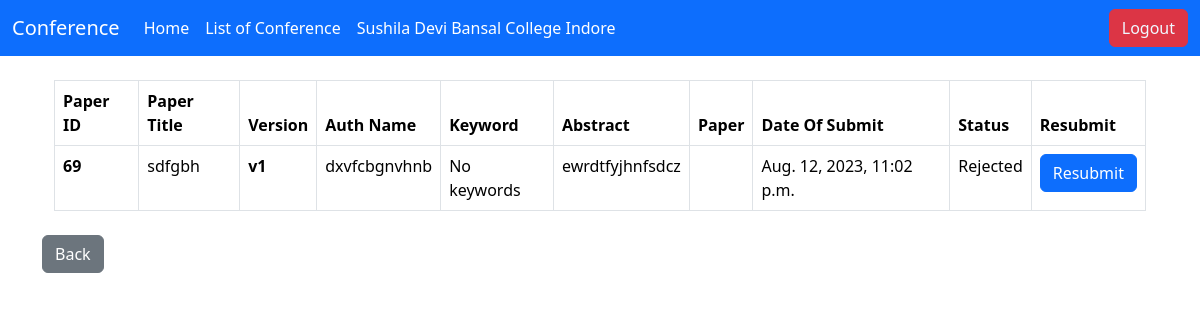
/singup/success/list-of-Papers/4/ (signed in), run on an earlier commit of the app's database.
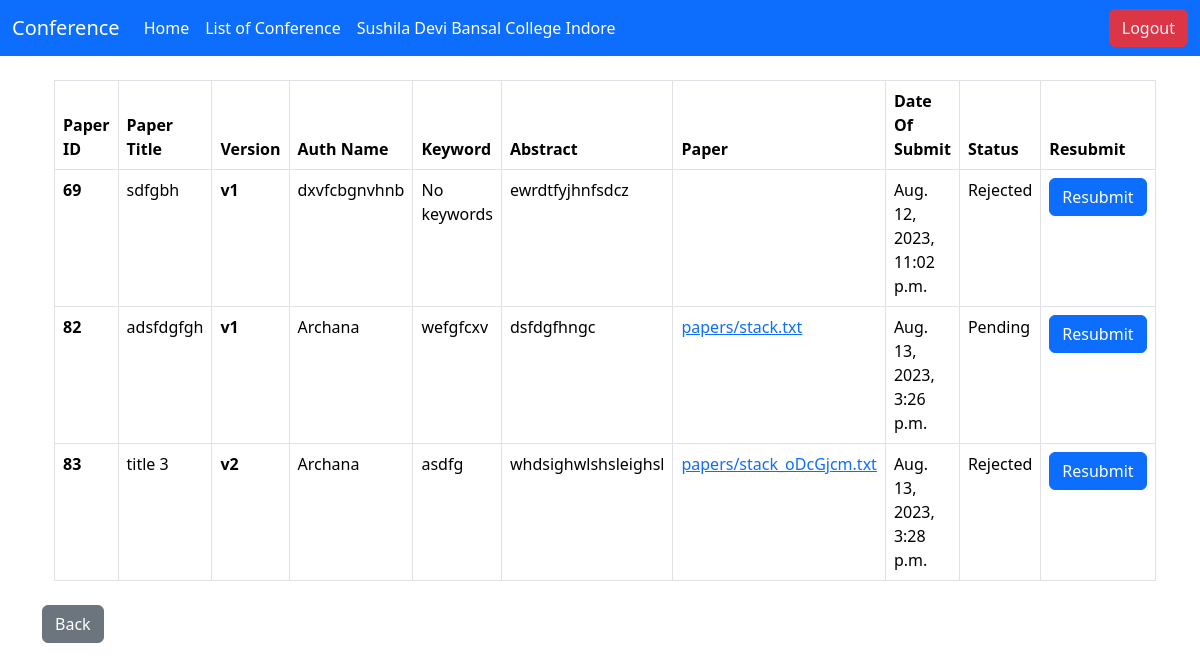
And on a later commit of the database.
### singup/models.py (models this page shows, shortened)
class paper(models.Model):
     user = models.ForeignKey(CustomUser, on_delete=models.CASCADE, default=None)
     title_paper=models.CharField(max_length=70)
     Auth_name=models.CharField(max_length=70)
     paper_description=models.CharField(max_length=500)
     paper_upload=models.FileField(upload_to='papers/')
     start_date=models.DateTimeField(default=timezone.now)
     STATUS_CHOICES = (
        ('pending', 'Pending'),
        ('approved', 'Approved'),
        ('rejected', 'Rejected'),
        )
     status = models.CharField(max_length=10, choices=STATUS_CHOICES, default='pending')
     has_uploaded_paper = models.BooleanField(default=False)
     conference = models.ForeignKey(
        conference,
        on_delete=models.CASCADE,
        default=None,
        null=True,
        related_name='papers'
    )
     Auth_email = models.EmailField(default='example@example.com')
     Auth_affiliation = models.CharField(max_length=100, default='No affiliation')
     Auth_mobile = models.CharField(max_length=20, default='N/A')
     corresponding_auth_name = models.CharField(max_length=100, default='Unknown')
     corresponding_auth_email = models.EmailField(default='corresponding@example.com')
     corresponding_auth_affiliation = models.CharField(max_length=100, default='No affiliation')
     corresponding_auth_mobile = models.CharField(max_length=20, default='N/A')
     other_auth_name = models.CharField(max_length=100, default='Unknown')
     other_auth_email = models.CharField(max_length=150,default='other@example.com')
     other_auth_affiliation = models.CharField(max_length=100, default='No affiliation')
     other_auth_mobile = models.CharField(max_length=20, default='N/A')
     paper_keyword = models.CharField(max_length=100, default='No keywords')
     version = models.PositiveIntegerField(default=1)

### singup/views.py (the view)
# urls.py: path('success/list-of-Papers/<int:conf_id>/',views.list_of_paper,name="list_of_paper"),
def list_of_paper(request,conf_id):
    if request.user.is_authenticated:
        user = request.user
        context={
            'papers_uploaded':paper.objects.filter(user=user,conference_id=conf_id)
        }
        return render(request, 'singup/list_of_paper.html',context)
    else:
        return render(request, 'singup/singIn.html')

### singup/templates/singup/list_of_paper.html (shortened to what this page needs)
{% extends 'singup/base.html' %}
{% block body %}
<div class="container">
     {% if papers_uploaded %}
          <div class="container my-4 ">
               <table class="table table-bordered">
                    <thead class="thead-dark">
                    <tr>
                    <th scope="col">Paper ID</th>
                    <th scope="col">Paper Title</th>
                    <th scope="col">Version</th>
                    <th scope="col">Auth Name</th>
                    <th scope="col">Keyword</th>
                    <th scope="col">Abstract</th>
                    <th scope="col">Paper </th>
                    <th scope="col">Date Of Submit</th>
                    <th scope="col">Status</th>
                    <th scope="col">Resubmit</th>
                    </tr>
                    </thead>
                    <tbody>
                    {% for paper in papers_uploaded %}
                    <tr>
                    <th scope="row">{{paper.id}}</th>
                    <td>{{paper.title_paper}}</td>
                    <th>v{{paper.version}}</th>
                    <td>{{paper.Auth_name}}</td>
                    <td>{{paper.paper_keyword}}</td>
                    <td>{{paper.paper_description}}</td>
                    <td><a href="/media/{{paper.paper_upload}}  ">{{paper.paper_upload}}</a> </td>
                    <td>{{paper.start_date}}</td>
                    <td style="text-transform: capitalize;" >{{paper.status}}</td>
                    <td><a href="{% url 'resubmit' paper_id=paper.id %}"><button class="btn btn-primary">Resubmit</button></a></td>
                    </tr>
                    {% endfor%}
                    </tbody>
               </table>
          </div>
     {% else %}
          <h4 class="my-4" style="text-align: center;color: red;" >No Paper Submitted In This Conference </h4>
     {% endif %}
     <div class="mt-4">
          <a class="btn btn-secondary" href="../../">Back</a>
      </div>
</div>
{% endblock body %}

What changed in the data, as far as the page shows it:
added paper: id "82", title_paper "adsfdgfgh", version "1", Auth_name "Archana", paper_keyword "wefgfcxv", paper_description "dsfdgfhngc", paper_upload "papers/stack.txt", start_date "Aug. 13, 2023, 3:26 p.m.", status "Pending"
added paper: id "83", title_paper "title 3", version "2", Auth_name "Archana", paper_keyword "asdfg", paper_description "whdsighwlshsleighsl", paper_upload "papers/stack_oDcGjcm.txt", start_date "Aug. 13, 2023, 3:28 p.m.", status "Rejected"
